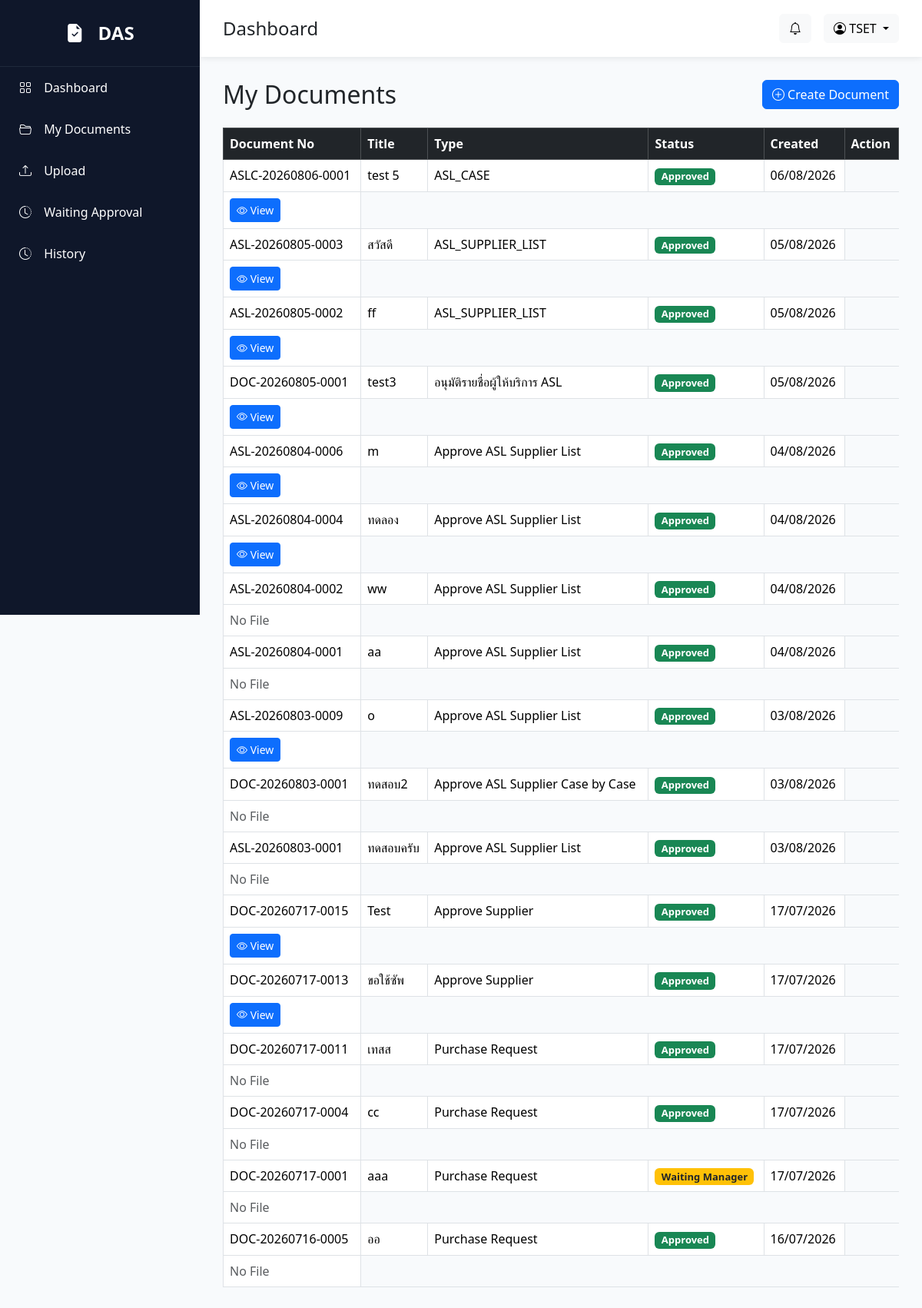
The app's page /documents (signed in) with its own data.
### models/user.py (models this page shows)
class User(UserMixin, db.Model):
    __tablename__ = "users"
    id = db.Column(db.Integer, primary_key=True)
    employee_id = db.Column(db.String(20), unique=True, nullable=False)
    fullname = db.Column(db.String(200), nullable=False)
    username = db.Column(db.String(100), unique=True)
    password = db.Column(db.String(255), nullable=False)
    email = db.Column(db.String(150))
    department = db.Column(db.String(100))
    position = db.Column(db.String(100))
    role = db.Column(db.String(50), default="Employee")
    status = db.Column(db.String(20), default="Active")
    created_at = db.Column(db.DateTime, default=datetime.utcnow)
    approval_steps = db.relationship(
        "ApprovalStep",
        backref="approver",
        lazy=True
    )

### models/document.py (models this page shows)
class Document(db.Model):
    __tablename__ = "documents"
    id = db.Column(db.Integer, primary_key=True)
    document_no = db.Column(db.String(30), unique=True, nullable=False)
    title = db.Column(db.String(255), nullable=False)
    document_type = db.Column(db.String(100), nullable=False)
    description = db.Column(db.Text)
    file_name = db.Column(db.String(255))
    status = db.Column(db.String(50), default="Waiting Manager")
    created_by = db.Column(db.String(20))
    current_approver = db.Column(db.String(20))
    created_at = db.Column(
        db.DateTime,
        default=lambda: datetime.utcnow() + timedelta(hours=7)
    )
    approval_steps = db.relationship(
        "ApprovalStep",
        backref="document",
        lazy=True,
        cascade="all, delete-orphan",
        order_by="ApprovalStep.sequence"
    )

### routes/document.py (the view)
@document_bp.route("/documents")
@login_required
def document_list():
    if current_user.role == "Admin":
        documents = Document.query.order_by(
            Document.created_at.desc()
        ).all()
    else:
        documents = Document.query.filter_by(
            created_by=current_user.employee_id
        ).order_by(
            Document.created_at.desc()
        ).all()
    return render_template(
        "documents/list.html",
        documents=documents
    )

### app.py (called while the page is built)
@login_manager.user_loader
def load_user(user_id):
    return User.query.get(int(user_id))

### templates/documents/list.html (shortened to what this page needs)
{% extends 'layout/base.html' %}
{% block content %}
<div class="d-flex flex-column flex-md-row justify-content-between align-items-start align-items-md-center mb-4">
    <h2 class="mb-3 mb-md-0">
        My Documents
    </h2>
    <a href="/documents/create" class="btn btn-primary">
        <i class="bi bi-plus-circle"></i>
        Create Document
    </a>
</div>
<div class="table-responsive d-none d-lg-block">
    <table class="table table-bordered table-hover">
        <thead class="table-dark">
            <tr>
                <th>Document No</th>
                <th>Title</th>
                <th>Type</th>
                <th>Status</th>
                <th>Created</th>
                <th>Action</th>
            </tr>
        </thead>
        <tbody>
            {% for doc in documents %}
            <tr>
                <td>{{ doc.document_no }}</td>
                <td>{{ doc.title }}</td>
                <td>{{ doc.document_type }}</td>
                <td>
                    {% if doc.status == "Approved" %}
                    <span class="badge bg-success">
                        Approved
                    </span>
                    {% elif doc.status == "Rejected" %}
                    <span class="badge bg-danger">
                        Rejected
                    </span>
                    {% else %}
                    <span class="badge bg-warning text-dark">
                        {{ doc.status }}
                    </span>
                    {% endif %}
                </td>
                <td>
                    {{ doc.created_at.strftime('%d/%m/%Y') }}
                </td>
            </tr>
            <td>
                {% if doc.file_name %}
                <a href="/documents/view/{{ doc.file_name }}" target="_blank" class="btn btn-sm btn-primary">
                    <i class="bi bi-eye"></i>
                    View
                </a>
                {% else %}
                <span class="text-muted">
                    No File
                </span>
                {% endif %}
            </td>
            {% endfor %}
        </tbody>
    </table>
</div>
{% endblock %}

### templates/layout/base.html (shortened to what this page needs)
<!DOCTYPE html>
<html lang="en">
<head>
    <link href="https://cdn.jsdelivr.net/npm/bootstrap@5.3.7/dist/css/bootstrap.min.css" rel="stylesheet">
    <link href="https://cdn.jsdelivr.net/npm/bootstrap-icons@1.11.3/font/bootstrap-icons.min.css" rel="stylesheet">
    <link rel="stylesheet" href="{{ url_for('static', filename='css/style.css') }}">
</head>
<body>
    <div class="wrapper">
        <div class="sidebar d-none d-lg-block">
            <div class="logo">
                <i class="bi bi-file-earmark-check-fill"></i>
                DAS
            </div>
            <a href="/dashboard">
                <i class="bi bi-grid"></i>
                Dashboard
            </a>
            <a href="/documents">
                <i class="bi bi-folder2-open"></i>
                My Documents
            </a>
            <a href="/documents/create">
                <i class="bi bi-upload"></i>
                Upload
            </a>
            <a href="/documents/waiting">
                <i class="bi bi-clock-history"></i>
                Waiting Approval
            </a>
            <a href="/history">
                <i class="bi bi-clock-history"></i>
                History
            </a>
        </div>
        <div class="main">
            <div class="topbar">
                <div class="d-flex align-items-center">
                    <h4 class="mb-0">
                        {% block page_title %}
                        Dashboard
                        {% endblock %}
                    </h4>
                </div>
                <div class="d-flex align-items-center gap-3">
                    <button class="btn btn-light position-relative">
                        <i class="bi bi-bell"></i>
                    </button>
                    <div class="dropdown">
                        <button class="btn btn-light dropdown-toggle" data-bs-toggle="dropdown">
                            <i class="bi bi-person-circle"></i>
                            {{ current_user.employee_id }}
                        </button>
                    </div>
                </div>
            </div>
            <div class="content">
                {% block content %}
                {% endblock %}
            </div>
        </div>
    </div>
</body>
</html>

### static/css/style.css (style rules this page uses)
* { margin: 0; padding: 0; box-sizing: border-box; font-family: 'Segoe UI', sans-serif; }
body { background: #F8FAFC; }
.wrapper { display: flex; }
.sidebar { width: 260px; height: 100vh; background: #0F172A; color: white; position: fixed; }
.logo { padding: 25px; font-size: 24px; font-weight: bold; text-align: center; border-bottom: 1px solid #1E293B; }
.sidebar a { color: white; text-decoration: none; display: block; padding: 15px 25px; transition: .3s; }
.sidebar i { margin-right: 12px; }
.main { margin-left: 260px; width: 100%; }
.topbar { background: white; padding: 18px 30px; display: flex; justify-content: space-between; align-items: center; box-shadow: 0 2px 8px rgba(0, 0, 0, .08); }
.content { padding: 30px; }
.badge { font-size: 13px; }
.table-responsive { overflow-x: auto; }

### records on screen
User: employee_id "TSET"
Document: document_no "ASLC-20260806-0001", title "test 5", document_type "ASL_CASE", status "Approved", created_at "06/08/2026"
Document: document_no "ASL-20260805-0003", title "สวัสดี", document_type "ASL_SUPPLIER_LIST", status "Approved", created_at "05/08/2026"
Document: document_no "ASL-20260805-0002", title "ff", document_type "ASL_SUPPLIER_LIST", status "Approved", created_at "05/08/2026"
Document: document_no "DOC-20260805-0001", title "test3", document_type "อนุมัติรายชื่อผู้ให้บริการ ASL", status "Approved", created_at "05/08/2026"
Document: document_no "ASL-20260804-0006", title "m", document_type "Approve ASL Supplier List", status "Approved", created_at "04/08/2026"
Document: document_no "ASL-20260804-0004", title "ทดลอง", document_type "Approve ASL Supplier List", status "Approved", created_at "04/08/2026"
Document: document_no "ASL-20260804-0002", title "ww", document_type "Approve ASL Supplier List", status "Approved", created_at "04/08/2026", file_name "No File"
Document: document_no "ASL-20260804-0001", title "aa", document_type "Approve ASL Supplier List", status "Approved", created_at "04/08/2026", file_name "No File"
Document: document_no "ASL-20260803-0009", title "o", document_type "Approve ASL Supplier List", status "Approved", created_at "03/08/2026"
Document: document_no "DOC-20260803-0001", title "ทดสอบ2", document_type "Approve ASL Supplier Case by Case", status "Approved", created_at "03/08/2026", file_name "No File"
Document: document_no "ASL-20260803-0001", title "ทดสอบครับ", document_type "Approve ASL Supplier List", status "Approved", created_at "03/08/2026", file_name "No File"
Document: document_no "DOC-20260717-0015", title "Test", document_type "Approve Supplier", status "Approved", created_at "17/07/2026"
Document: document_no "DOC-20260717-0013", title "ขอใช้ซัพ", document_type "Approve Supplier", status "Approved", created_at "17/07/2026"
Document: document_no "DOC-20260717-0011", title "เทสส", document_type "Purchase Request", status "Approved", created_at "17/07/2026", file_name "No File"
Document: document_no "DOC-20260717-0004", title "cc", document_type "Purchase Request", status "Approved", created_at "17/07/2026", file_name "No File"
Document: document_no "DOC-20260717-0001", title "aaa", document_type "Purchase Request", status "Waiting Manager", created_at "17/07/2026", file_name "No File"
Document: document_no "DOC-20260716-0005", title "ออ", document_type "Purchase Request", status "Approved", created_at "16/07/2026", file_name "No File"
